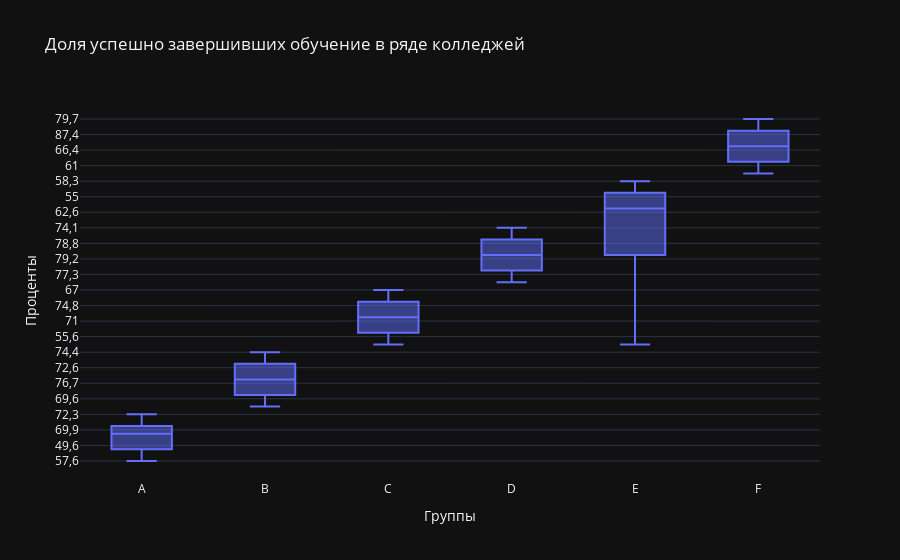

The cell this chart's notebook holds for it:
### Code cell
fig = go.Figure()

fig.add_trace(go.Box(x= df['College'], y= df['%_grad_on_time']))
fig.update_layout(title="Доля успешно завершивших обучение в ряде колледжей",
                  xaxis_title= "Группы",
                  yaxis_title= 'Проценты')

### Figure 1 — Plotly figure (JSON) as saved in the notebook; plotly's stock layout.template omitted (floating-point values rounded to 4 significant figures)
{"data": [{"x": ["A", "A", "A", "A", "A", "A", "A", "A", "B", "B", "B", "B", "B", "B", "B", "B", "C", "C", "C", "C", "C", "C", "C", "C", "D", "D", "D", "D", "D", "D", "D", "D", "E", "E", "E", "E", "E", "E", "E", "E", "F", "F", "F", "F", "F", "F", "F", "F"], "y": ["57,6", "43,2", "49,6", "51,4", "69,9", "69,9", "73,8", "72,3", "70,1", "69,6", "67,3", "76,7", "69,4", "72,6", "70,2", "74,4", "54,5", "55,6", "56,9", "71", "73,3", "74,8", "68,3", "67", "80,1", "77,3", "74,7", "79,2", "84,6", "78,8", "84,1", "74,1", "71,3", "62,6", "54,5", "57,5", "55", "67", "60", "58,3", "68,8", "61", "57,7", "66,4", "75,2", "87,4", "86", "79,7"], "type": "box"}], "layout": {"title": {"text": "Доля успешно завершивших обучение в ряде колледжей"}, "xaxis": {"title": {"text": "Группы"}}, "yaxis": {"title": {"text": "Проценты"}}}}
